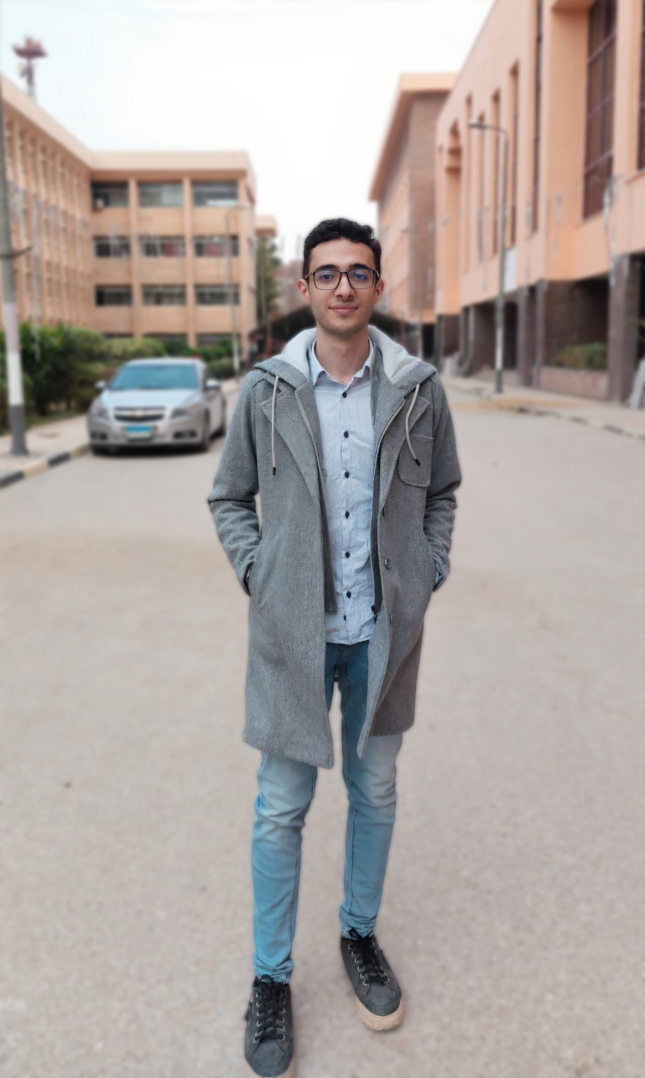
#> input picture myPhoto.jpg, 1290 x 2155 px, found by its file name (shown at 1/2 size)
$ python tutorial1.py
#> lines starting #> are read from the running program, lines starting #| are printed output that depends on the picture
import cv2 as cv

# Reading Images imread default load image as BGR format
img = cv.imread('OpenCV/myPhoto.jpg', 1) # 0 for grayscale, 1 for color, -1 for unchanged
#> img is the input picture: shape (2155, 1290, 3); mean B, G, R 162.8, 166.1, 173.2
'''
-1 : cv.IMREAD_UNCHANGED : Loads image as such including alpha channel images and loads as 32-bit image (8-bit images are converted to 32-bit).
0 : cv.IMREAD_GRAYSCALE : Loads image in grayscale mode.
1 : cv.IMREAD_COLOR : Loads a color image. Any transparency of image will be neglected. It is the default flag.
'''
# when set (0,0) u can set fx=0.5 and fy=0.5 to resize image to half of its size fractions
img = cv.resize(img, (0, 0), fx=0.5, fy=0.3) # resize image to half of its size
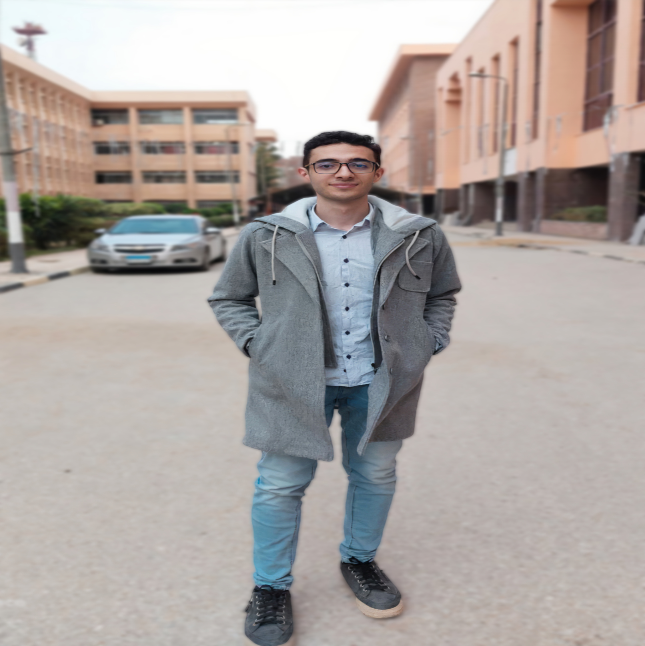
#> img: shape (646, 645, 3); mean B, G, R 162.7, 166, 173.2

# rotate image
img = cv.rotate(img, cv.ROTATE_90_COUNTERCLOCKWISE) # rotate image 90 degree clockwise
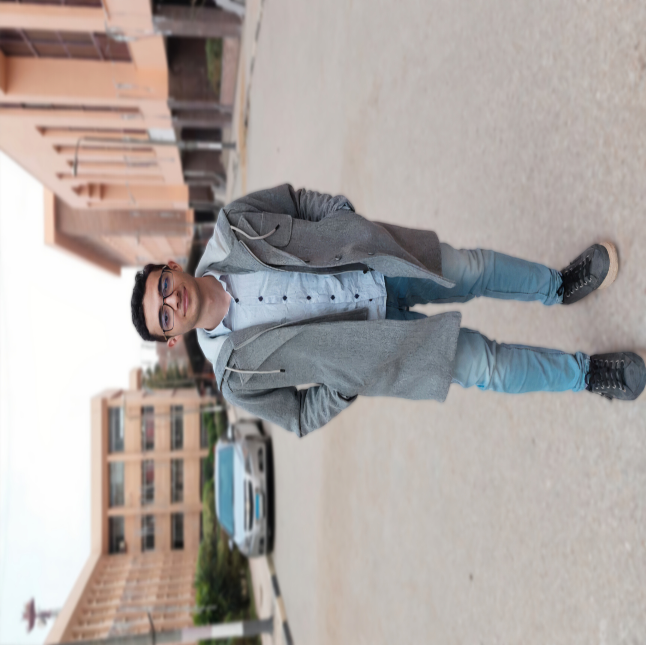
#> img: shape (645, 646, 3); mean B, G, R 162.7, 166, 173.2

# save image
cv.imwrite('OpenCV/myPhoto1.jpg', img) # save image as myPhoto.jpg

# Displaying Images imshow default load image as BGR format with window name as 'image' and image will be closed when any key is pressed or wait for 5 seconds
cv.imshow('Image', img)
cv.waitKey(0) # 0 for infinite time, 5 for 5 seconds
cv.destroyAllWindows()

$ run again, with Untitled.jpg copied over myPhoto.jpg
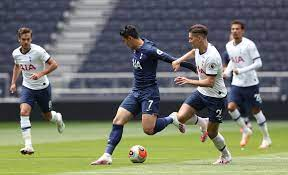
#> input picture Untitled.jpg, 288 x 175 px, found by its file name
#> img is the input picture: shape (175, 288, 3); mean B, G, R 107.1, 119.1, 115.5
#> `img = cv.resize(img, (0, 0), fx=0.5, fy=0.3)`:
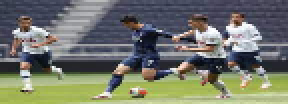
#> img: shape (52, 144, 3) (shown 2 times larger); mean B, G, R 106.9, 118.3, 114.9
#> `img = cv.rotate(img, cv.ROTATE_90_COUNTERCLOCKWISE)`:
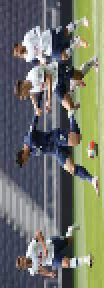
#> img: shape (144, 52, 3) (shown 2 times larger); mean B, G, R 106.9, 118.3, 114.9
